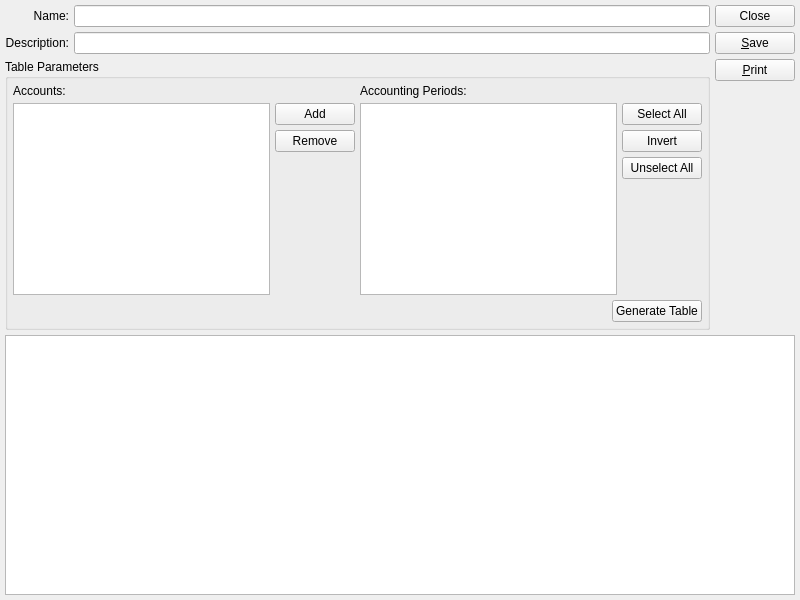
<?xml version="1.0" encoding="UTF-8"?>
<ui version="4.0">
 <comment>This file is part of the xTuple ERP: PostBooks Edition, a free and
open source Enterprise Resource Planning software suite,
Copyright (c) 1999-2018 by OpenMFG LLC, d/b/a xTuple.
It is licensed to you under the Common Public Attribution License
version 1.0, the full text of which (including xTuple-specific Exhibits)
is available at www.xtuple.com/CPAL.  By using this software, you agree
to be bound by its terms.</comment>
 <class>maintainBudget</class>
 <widget class="QWidget" name="maintainBudget">
  <property name="geometry">
   <rect>
    <x>0</x>
    <y>0</y>
    <width>800</width>
    <height>600</height>
   </rect>
  </property>
  <property name="windowTitle">
   <string>Maintain Budget</string>
  </property>
  <layout class="QGridLayout" name="gridLayout_2">
   <item row="0" column="0">
    <layout class="QVBoxLayout">
     <item>
      <layout class="QGridLayout">
       <item row="1" column="0">
        <widget class="QLabel" name="_descripLit">
         <property name="text">
          <string>Description:</string>
         </property>
         <property name="alignment">
          <set>Qt::AlignRight|Qt::AlignTrailing|Qt::AlignVCenter</set>
         </property>
        </widget>
       </item>
       <item row="1" column="1">
        <widget class="QLineEdit" name="_descrip"/>
       </item>
       <item row="0" column="1">
        <widget class="QLineEdit" name="_name"/>
       </item>
       <item row="0" column="0">
        <widget class="QLabel" name="_nameLit">
         <property name="text">
          <string>Name:</string>
         </property>
         <property name="alignment">
          <set>Qt::AlignRight|Qt::AlignTrailing|Qt::AlignVCenter</set>
         </property>
        </widget>
       </item>
      </layout>
     </item>
     <item>
      <widget class="QGroupBox" name="groupBox1">
       <property name="title">
        <string>Table Parameters</string>
       </property>
       <layout class="QVBoxLayout">
        <property name="spacing">
         <number>5</number>
        </property>
        <property name="margin">
         <number>5</number>
        </property>
        <item>
         <layout class="QHBoxLayout">
          <item>
           <layout class="QVBoxLayout">
            <item>
             <widget class="QLabel" name="_accountsLit">
              <property name="text">
               <string>Accounts:</string>
              </property>
             </widget>
            </item>
            <item>
             <layout class="QHBoxLayout">
              <item>
               <widget class="XTreeWidget" name="_accounts">
                <property name="alternatingRowColors">
                 <bool>false</bool>
                </property>
                <property name="rootIsDecorated">
                 <bool>false</bool>
                </property>
                <attribute name="headerVisible">
                 <bool>false</bool>
                </attribute>
               </widget>
              </item>
              <item>
               <layout class="QVBoxLayout">
                <item>
                 <widget class="QPushButton" name="_accountsAdd">
                  <property name="text">
                   <string>Add</string>
                  </property>
                 </widget>
                </item>
                <item>
                 <widget class="QPushButton" name="_accountsRemove">
                  <property name="text">
                   <string>Remove</string>
                  </property>
                 </widget>
                </item>
                <item>
                 <spacer>
                  <property name="orientation">
                   <enum>Qt::Vertical</enum>
                  </property>
                  <property name="sizeType">
                   <enum>QSizePolicy::MinimumExpanding</enum>
                  </property>
                  <property name="sizeHint" stdset="0">
                   <size>
                    <width>20</width>
                    <height>0</height>
                   </size>
                  </property>
                 </spacer>
                </item>
               </layout>
              </item>
             </layout>
            </item>
           </layout>
          </item>
          <item>
           <layout class="QVBoxLayout">
            <item>
             <widget class="QLabel" name="_periodsLit">
              <property name="text">
               <string>Accounting Periods:</string>
              </property>
             </widget>
            </item>
            <item>
             <layout class="QHBoxLayout">
              <item>
               <widget class="QListWidget" name="_periods">
                <property name="sizePolicy">
                 <sizepolicy hsizetype="MinimumExpanding" vsizetype="Expanding">
                  <horstretch>0</horstretch>
                  <verstretch>0</verstretch>
                 </sizepolicy>
                </property>
                <property name="selectionMode">
                 <enum>QAbstractItemView::MultiSelection</enum>
                </property>
               </widget>
              </item>
              <item>
               <layout class="QVBoxLayout">
                <item>
                 <widget class="QPushButton" name="_periodsAll">
                  <property name="text">
                   <string>Select All</string>
                  </property>
                 </widget>
                </item>
                <item>
                 <widget class="QPushButton" name="_periodsInvert">
                  <property name="text">
                   <string>Invert</string>
                  </property>
                 </widget>
                </item>
                <item>
                 <widget class="QPushButton" name="_periodsNone">
                  <property name="text">
                   <string>Unselect All</string>
                  </property>
                 </widget>
                </item>
                <item>
                 <spacer>
                  <property name="orientation">
                   <enum>Qt::Vertical</enum>
                  </property>
                  <property name="sizeType">
                   <enum>QSizePolicy::Expanding</enum>
                  </property>
                  <property name="sizeHint" stdset="0">
                   <size>
                    <width>20</width>
                    <height>0</height>
                   </size>
                  </property>
                 </spacer>
                </item>
               </layout>
              </item>
             </layout>
            </item>
           </layout>
          </item>
         </layout>
        </item>
        <item>
         <layout class="QHBoxLayout">
          <item>
           <spacer>
            <property name="orientation">
             <enum>Qt::Horizontal</enum>
            </property>
            <property name="sizeType">
             <enum>QSizePolicy::Expanding</enum>
            </property>
            <property name="sizeHint" stdset="0">
             <size>
              <width>40</width>
              <height>20</height>
             </size>
            </property>
           </spacer>
          </item>
          <item>
           <widget class="QPushButton" name="_generate">
            <property name="text">
             <string>Generate Table</string>
            </property>
           </widget>
          </item>
         </layout>
        </item>
       </layout>
      </widget>
     </item>
    </layout>
   </item>
   <item row="0" column="1">
    <layout class="QVBoxLayout">
     <item>
      <widget class="QPushButton" name="_close">
       <property name="text">
        <string>Close</string>
       </property>
      </widget>
     </item>
     <item>
      <widget class="QPushButton" name="_save">
       <property name="text">
        <string>&amp;Save</string>
       </property>
      </widget>
     </item>
     <item>
      <widget class="QPushButton" name="_print">
       <property name="text">
        <string>&amp;Print</string>
       </property>
      </widget>
     </item>
     <item>
      <spacer>
       <property name="orientation">
        <enum>Qt::Vertical</enum>
       </property>
       <property name="sizeType">
        <enum>QSizePolicy::MinimumExpanding</enum>
       </property>
       <property name="sizeHint" stdset="0">
        <size>
         <width>20</width>
         <height>0</height>
        </size>
       </property>
      </spacer>
     </item>
    </layout>
   </item>
   <item row="1" column="0" colspan="2">
    <widget class="QFrame" name="_frame">
     <property name="sizePolicy">
      <sizepolicy hsizetype="Preferred" vsizetype="Expanding">
       <horstretch>0</horstretch>
       <verstretch>1</verstretch>
      </sizepolicy>
     </property>
     <property name="frameShape">
      <enum>QFrame::NoFrame</enum>
     </property>
     <property name="frameShadow">
      <enum>QFrame::Raised</enum>
     </property>
     <layout class="QGridLayout" name="gridLayout_26">
      <property name="margin">
       <number>0</number>
      </property>
      <item row="0" column="0">
       <widget class="QTableWidget" name="_table">
        <property name="numRows" stdset="0">
         <number>0</number>
        </property>
        <property name="numCols" stdset="0">
         <number>0</number>
        </property>
       </widget>
      </item>
     </layout>
    </widget>
   </item>
  </layout>
 </widget>
 <layoutdefault spacing="5" margin="5"/>
 <customwidgets>
  <customwidget>
   <class>XTreeWidget</class>
   <extends>QTreeWidget</extends>
   <header>xtreewidget.h</header>
   <container>1</container>
  </customwidget>
 </customwidgets>
 <tabstops>
  <tabstop>_name</tabstop>
  <tabstop>_descrip</tabstop>
  <tabstop>_accounts</tabstop>
  <tabstop>_accountsAdd</tabstop>
  <tabstop>_periods</tabstop>
  <tabstop>_periodsAll</tabstop>
  <tabstop>_periodsInvert</tabstop>
  <tabstop>_periodsNone</tabstop>
  <tabstop>_generate</tabstop>
  <tabstop>_table</tabstop>
  <tabstop>_close</tabstop>
  <tabstop>_save</tabstop>
  <tabstop>_print</tabstop>
 </tabstops>
 <resources/>
 <connections>
  <connection>
   <sender>_close</sender>
   <signal>clicked()</signal>
   <receiver>maintainBudget</receiver>
   <slot>close()</slot>
   <hints>
    <hint type="sourcelabel">
     <x>20</x>
     <y>20</y>
    </hint>
    <hint type="destinationlabel">
     <x>20</x>
     <y>20</y>
    </hint>
   </hints>
  </connection>
  <connection>
   <sender>_periodsNone</sender>
   <signal>clicked()</signal>
   <receiver>_periods</receiver>
   <slot>clearSelection()</slot>
   <hints>
    <hint type="sourcelabel">
     <x>20</x>
     <y>20</y>
    </hint>
    <hint type="destinationlabel">
     <x>20</x>
     <y>20</y>
    </hint>
   </hints>
  </connection>
 </connections>
</ui>
